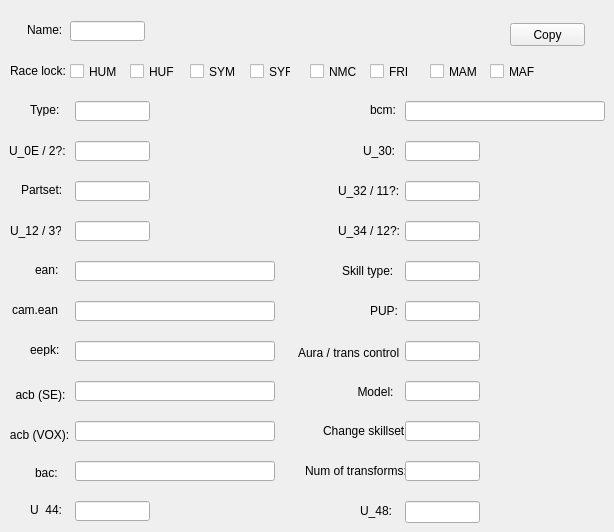
    <widget class="QWidget" name="cusTab">
     <property name="autoFillBackground">
      <bool>true</bool>
     </property>
     <attribute name="title">
      <string>CUS</string>
     </attribute>
     <widget class="QLabel" name="label_10">
      <property name="geometry">
       <rect>
        <x>27</x>
        <y>23</y>
        <width>47</width>
        <height>13</height>
       </rect>
      </property>
      <property name="text">
       <string>Name:</string>
      </property>
     </widget>
     <widget class="QLineEdit" name="cusNameEdit">
      <property name="geometry">
       <rect>
        <x>70</x>
        <y>21</y>
        <width>75</width>
        <height>20</height>
       </rect>
      </property>
     </widget>
     <widget class="QLabel" name="label_11">
      <property name="geometry">
       <rect>
        <x>10</x>
        <y>63</y>
        <width>61</width>
        <height>16</height>
       </rect>
      </property>
      <property name="text">
       <string>Race lock:</string>
      </property>
     </widget>
     <widget class="QCheckBox" name="cusHumCheck">
      <property name="geometry">
       <rect>
        <x>70</x>
        <y>63</y>
        <width>51</width>
        <height>17</height>
       </rect>
      </property>
      <property name="text">
       <string>HUM</string>
      </property>
     </widget>
     <widget class="QCheckBox" name="cusHufCheck">
      <property name="geometry">
       <rect>
        <x>130</x>
        <y>63</y>
        <width>51</width>
        <height>17</height>
       </rect>
      </property>
      <property name="text">
       <string>HUF</string>
      </property>
     </widget>
     <widget class="QCheckBox" name="cusSymCheck">
      <property name="geometry">
       <rect>
        <x>190</x>
        <y>63</y>
        <width>51</width>
        <height>17</height>
       </rect>
      </property>
      <property name="text">
       <string>SYM</string>
      </property>
     </widget>
     <widget class="QCheckBox" name="cusSyfCheck">
      <property name="geometry">
       <rect>
        <x>250</x>
        <y>63</y>
        <width>41</width>
        <height>17</height>
       </rect>
      </property>
      <property name="text">
       <string>SYF</string>
      </property>
     </widget>
     <widget class="QCheckBox" name="cusNmcCheck">
      <property name="geometry">
       <rect>
        <x>310</x>
        <y>63</y>
        <width>51</width>
        <height>17</height>
       </rect>
      </property>
      <property name="text">
       <string>NMC</string>
      </property>
     </widget>
     <widget class="QCheckBox" name="cusFriCheck">
      <property name="geometry">
       <rect>
        <x>370</x>
        <y>63</y>
        <width>51</width>
        <height>17</height>
       </rect>
      </property>
      <property name="text">
       <string>FRI</string>
      </property>
     </widget>
     <widget class="QCheckBox" name="cusMamCheck">
      <property name="geometry">
       <rect>
        <x>430</x>
        <y>63</y>
        <width>51</width>
        <height>17</height>
       </rect>
      </property>
      <property name="text">
       <string>MAM</string>
      </property>
     </widget>
     <widget class="QCheckBox" name="cusMafCheck">
      <property name="geometry">
       <rect>
        <x>490</x>
        <y>63</y>
        <width>51</width>
        <height>17</height>
       </rect>
      </property>
      <property name="text">
       <string>MAF</string>
      </property>
     </widget>
     <widget class="QLabel" name="label_12">
      <property name="geometry">
       <rect>
        <x>30</x>
        <y>103</y>
        <width>47</width>
        <height>13</height>
       </rect>
      </property>
      <property name="text">
       <string>Type:</string>
      </property>
     </widget>
     <widget class="QLineEdit" name="cusTypeEdit">
      <property name="geometry">
       <rect>
        <x>75</x>
        <y>101</y>
        <width>75</width>
        <height>20</height>
       </rect>
      </property>
     </widget>
     <widget class="QLabel" name="label_13">
      <property name="geometry">
       <rect>
        <x>9</x>
        <y>143</y>
        <width>61</width>
        <height>16</height>
       </rect>
      </property>
      <property name="text">
       <string>U_0E / 2?:</string>
      </property>
     </widget>
     <widget class="QLineEdit" name="cusU0EEdit">
      <property name="geometry">
       <rect>
        <x>75</x>
        <y>141</y>
        <width>75</width>
        <height>20</height>
       </rect>
      </property>
     </widget>
     <widget class="QLabel" name="label_14">
      <property name="geometry">
       <rect>
        <x>21</x>
        <y>183</y>
        <width>47</width>
        <height>13</height>
       </rect>
      </property>
      <property name="text">
       <string>Partset:</string>
      </property>
     </widget>
     <widget class="QLineEdit" name="cusPartsetEdit">
      <property name="geometry">
       <rect>
        <x>75</x>
        <y>181</y>
        <width>75</width>
        <height>20</height>
       </rect>
      </property>
     </widget>
     <widget class="QLabel" name="label_15">
      <property name="geometry">
       <rect>
        <x>10</x>
        <y>223</y>
        <width>51</width>
        <height>16</height>
       </rect>
      </property>
      <property name="text">
       <string>U_12 / 3?:</string>
      </property>
     </widget>
     <widget class="QLineEdit" name="cusU12Edit">
      <property name="geometry">
       <rect>
        <x>75</x>
        <y>221</y>
        <width>75</width>
        <height>20</height>
       </rect>
      </property>
     </widget>
     <widget class="QLineEdit" name="cusEanEdit">
      <property name="geometry">
       <rect>
        <x>75</x>
        <y>261</y>
        <width>200</width>
        <height>20</height>
       </rect>
      </property>
     </widget>
     <widget class="QLabel" name="label_16">
      <property name="geometry">
       <rect>
        <x>35</x>
        <y>263</y>
        <width>47</width>
        <height>13</height>
       </rect>
      </property>
      <property name="text">
       <string>ean:</string>
      </property>
     </widget>
     <widget class="QLineEdit" name="cusCamEanEdit">
      <property name="geometry">
       <rect>
        <x>75</x>
        <y>301</y>
        <width>200</width>
        <height>20</height>
       </rect>
      </property>
     </widget>
     <widget class="QLabel" name="label_17">
      <property name="geometry">
       <rect>
        <x>12</x>
        <y>303</y>
        <width>47</width>
        <height>13</height>
       </rect>
      </property>
      <property name="text">
       <string>cam.ean:</string>
      </property>
     </widget>
     <widget class="QLabel" name="label_18">
      <property name="geometry">
       <rect>
        <x>30</x>
        <y>343</y>
        <width>47</width>
        <height>13</height>
       </rect>
      </property>
      <property name="text">
       <string>eepk:</string>
      </property>
     </widget>
     <widget class="QLineEdit" name="cusEepkEdit">
      <property name="geometry">
       <rect>
        <x>75</x>
        <y>341</y>
        <width>200</width>
        <height>20</height>
       </rect>
      </property>
     </widget>
     <widget class="QLineEdit" name="cusAcbSeEdit">
      <property name="geometry">
       <rect>
        <x>75</x>
        <y>381</y>
        <width>200</width>
        <height>20</height>
       </rect>
      </property>
     </widget>
     <widget class="QLineEdit" name="cusAcbVoxEdit">
      <property name="geometry">
       <rect>
        <x>75</x>
        <y>421</y>
        <width>200</width>
        <height>20</height>
       </rect>
      </property>
     </widget>
     <widget class="QLabel" name="label_21">
      <property name="geometry">
       <rect>
        <x>35</x>
        <y>463</y>
        <width>41</width>
        <height>20</height>
       </rect>
      </property>
      <property name="text">
       <string>bac:</string>
      </property>
     </widget>
     <widget class="QLineEdit" name="cusBacEdit">
      <property name="geometry">
       <rect>
        <x>75</x>
        <y>461</y>
        <width>200</width>
        <height>20</height>
       </rect>
      </property>
     </widget>
     <widget class="QLabel" name="label_22">
      <property name="geometry">
       <rect>
        <x>370</x>
        <y>103</y>
        <width>47</width>
        <height>13</height>
       </rect>
      </property>
      <property name="text">
       <string>bcm:</string>
      </property>
     </widget>
     <widget class="QLineEdit" name="cusBcmEdit">
      <property name="geometry">
       <rect>
        <x>405</x>
        <y>101</y>
        <width>200</width>
        <height>20</height>
       </rect>
      </property>
     </widget>
     <widget class="QLabel" name="label_23">
      <property name="geometry">
       <rect>
        <x>363</x>
        <y>143</y>
        <width>51</width>
        <height>16</height>
       </rect>
      </property>
      <property name="text">
       <string>U_30:</string>
      </property>
     </widget>
     <widget class="QLineEdit" name="cusU30Edit">
      <property name="geometry">
       <rect>
        <x>405</x>
        <y>141</y>
        <width>75</width>
        <height>20</height>
       </rect>
      </property>
     </widget>
     <widget class="QLabel" name="label_24">
      <property name="geometry">
       <rect>
        <x>338</x>
        <y>183</y>
        <width>71</width>
        <height>16</height>
       </rect>
      </property>
      <property name="text">
       <string>U_32 / 11?:</string>
      </property>
     </widget>
     <widget class="QLineEdit" name="cusU32Edit">
      <property name="geometry">
       <rect>
        <x>405</x>
        <y>181</y>
        <width>75</width>
        <height>20</height>
       </rect>
      </property>
     </widget>
     <widget class="QLabel" name="label_25">
      <property name="geometry">
       <rect>
        <x>338</x>
        <y>223</y>
        <width>61</width>
        <height>16</height>
       </rect>
      </property>
      <property name="text">
       <string>U_34 / 12?:</string>
      </property>
     </widget>
     <widget class="QLineEdit" name="cusU34Edit">
      <property name="geometry">
       <rect>
        <x>405</x>
        <y>221</y>
        <width>75</width>
        <height>20</height>
       </rect>
      </property>
     </widget>
     <widget class="QLabel" name="label_26">
      <property name="geometry">
       <rect>
        <x>342</x>
        <y>263</y>
        <width>61</width>
        <height>16</height>
       </rect>
      </property>
      <property name="text">
       <string>Skill type:</string>
      </property>
     </widget>
     <widget class="QLineEdit" name="cusU36Edit">
      <property name="geometry">
       <rect>
        <x>405</x>
        <y>261</y>
        <width>75</width>
        <height>20</height>
       </rect>
      </property>
     </widget>
     <widget class="QLabel" name="label_27">
      <property name="geometry">
       <rect>
        <x>370</x>
        <y>303</y>
        <width>31</width>
        <height>16</height>
       </rect>
      </property>
      <property name="text">
       <string>PUP:</string>
      </property>
     </widget>
     <widget class="QLineEdit" name="cusPupEdit">
      <property name="geometry">
       <rect>
        <x>405</x>
        <y>301</y>
        <width>75</width>
        <height>20</height>
       </rect>
      </property>
     </widget>
     <widget class="QLabel" name="label_28">
      <property name="geometry">
       <rect>
        <x>298</x>
        <y>343</y>
        <width>101</width>
        <height>20</height>
       </rect>
      </property>
      <property name="text">
       <string>Aura / trans control:</string>
      </property>
     </widget>
     <widget class="QLineEdit" name="cusAuraEdit">
      <property name="geometry">
       <rect>
        <x>405</x>
        <y>341</y>
        <width>75</width>
        <height>20</height>
       </rect>
      </property>
     </widget>
     <widget class="QLineEdit" name="cusModelEdit">
      <property name="geometry">
       <rect>
        <x>405</x>
        <y>381</y>
        <width>75</width>
        <height>20</height>
       </rect>
      </property>
     </widget>
     <widget class="QLabel" name="label_30">
      <property name="geometry">
       <rect>
        <x>323</x>
        <y>423</y>
        <width>81</width>
        <height>16</height>
       </rect>
      </property>
      <property name="text">
       <string>Change skillset:</string>
      </property>
     </widget>
     <widget class="QLineEdit" name="cusChangeSSEdit">
      <property name="geometry">
       <rect>
        <x>405</x>
        <y>421</y>
        <width>75</width>
        <height>20</height>
       </rect>
      </property>
     </widget>
     <widget class="QLabel" name="label_31">
      <property name="geometry">
       <rect>
        <x>305</x>
        <y>463</y>
        <width>101</width>
        <height>16</height>
       </rect>
      </property>
      <property name="text">
       <string>Num of transforms:</string>
      </property>
     </widget>
     <widget class="QLineEdit" name="cusNumTransEdit">
      <property name="geometry">
       <rect>
        <x>405</x>
        <y>461</y>
        <width>75</width>
        <height>20</height>
       </rect>
      </property>
     </widget>
     <widget class="QToolButton" name="cusCopyButton">
      <property name="geometry">
       <rect>
        <x>510</x>
        <y>23</y>
        <width>75</width>
        <height>23</height>
       </rect>
      </property>
      <property name="text">
       <string>Copy</string>
      </property>
      <property name="popupMode">
       <enum>QToolButton::InstantPopup</enum>
      </property>
      <property name="toolButtonStyle">
       <enum>Qt::ToolButtonTextOnly</enum>
      </property>
     </widget>
     <widget class="QPushButton" name="cusAcbSeButton">
      <property name="geometry">
       <rect>
        <x>10</x>
        <y>383</y>
        <width>61</width>
        <height>23</height>
       </rect>
      </property>
      <property name="text">
       <string>acb (SE):</string>
      </property>
      <property name="flat">
       <bool>true</bool>
      </property>
     </widget>
     <widget class="QPushButton" name="cusAcbVoxButton">
      <property name="geometry">
       <rect>
        <x>4</x>
        <y>423</y>
        <width>71</width>
        <height>23</height>
       </rect>
      </property>
      <property name="text">
       <string>acb (VOX):</string>
      </property>
      <property name="flat">
       <bool>true</bool>
      </property>
     </widget>
     <widget class="QPushButton" name="cusModelButton">
      <property name="geometry">
       <rect>
        <x>338</x>
        <y>380</y>
        <width>75</width>
        <height>23</height>
       </rect>
      </property>
      <property name="text">
       <string>Model:</string>
      </property>
      <property name="flat">
       <bool>true</bool>
      </property>
     </widget>
     <widget class="QLineEdit" name="cusU44Edit">
      <property name="geometry">
       <rect>
        <x>75</x>
        <y>501</y>
        <width>75</width>
        <height>20</height>
       </rect>
      </property>
     </widget>
     <widget class="QLabel" name="label_107">
      <property name="geometry">
       <rect>
        <x>30</x>
        <y>503</y>
        <width>47</width>
        <height>13</height>
       </rect>
      </property>
      <property name="text">
       <string>U_44:</string>
      </property>
     </widget>
     <widget class="QLineEdit" name="cusU48Edit">
      <property name="geometry">
       <rect>
        <x>405</x>
        <y>501</y>
        <width>75</width>
        <height>22</height>
       </rect>
      </property>
     </widget>
     <widget class="QLabel" name="label_108">
      <property name="geometry">
       <rect>
        <x>360</x>
        <y>503</y>
        <width>47</width>
        <height>16</height>
       </rect>
      </property>
      <property name="text">
       <string>U_48:</string>
      </property>
     </widget>
    </widget>
